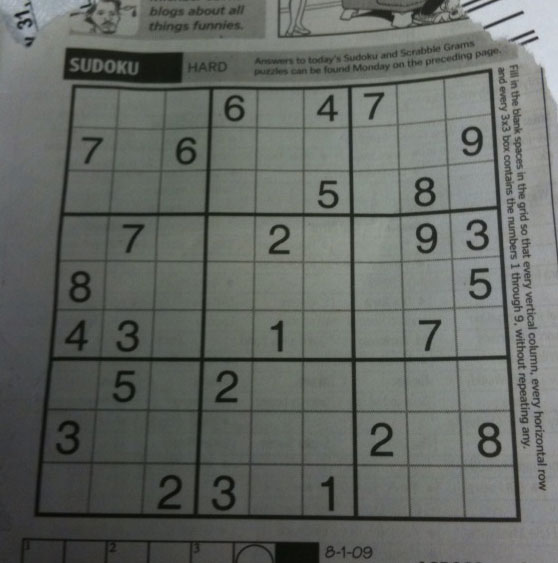
#> input picture img/sudoku.png, 558 x 563 px
$ python EdgeDifferential.py
#> lines starting #> are read from the running program, lines starting #| are printed output that depends on the picture
import cv2
import numpy as np


img = cv2.imread("../../../img/sudoku.png")
#> img is the input picture: shape (563, 558, 3); mean B, G, R 99.5, 104.1, 100

gx_kernel = np.array([[-1, 1]])
gy_kernel = np.array([[-1], [1]])

edge_gx = cv2.filter2D(img, -1, gx_kernel)
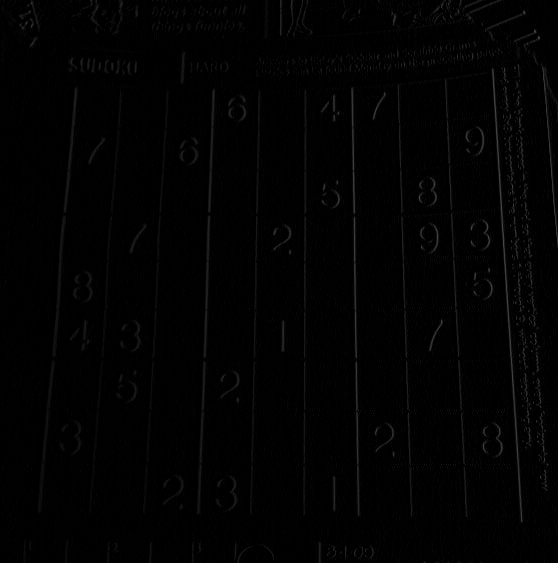
#> edge_gx: shape (563, 558, 3); mean B, G, R 2.1, 2.1, 2.1
edge_gy = cv2.filter2D(img, -1, gy_kernel)
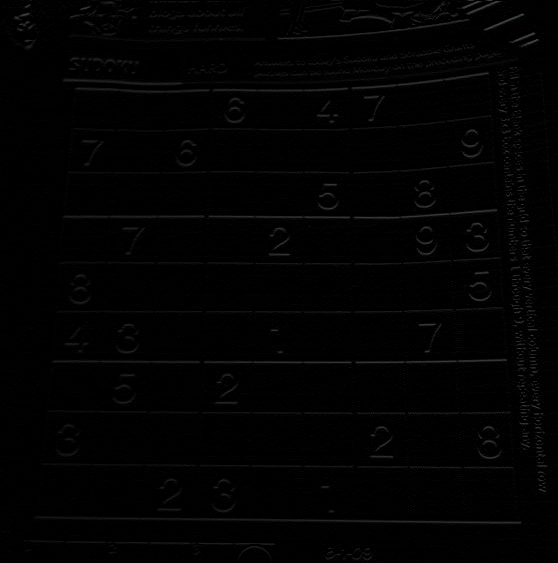
#> edge_gy: shape (563, 558, 3); mean B, G, R 2.1, 2, 2.1

merged = np.hstack((img, edge_gx, edge_gy))
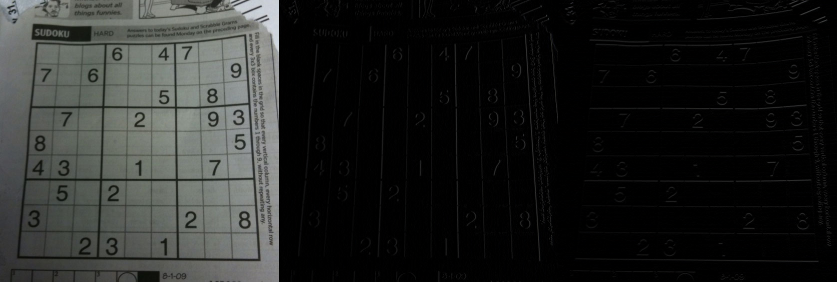
#> merged: shape (563, 1674, 3) (shown at 1/2 size); mean B, G, R 34.5, 36.1, 34.7

cv2.imshow("edge", merged)
cv2.waitKey(0)
cv2.destroyAllWindows()
